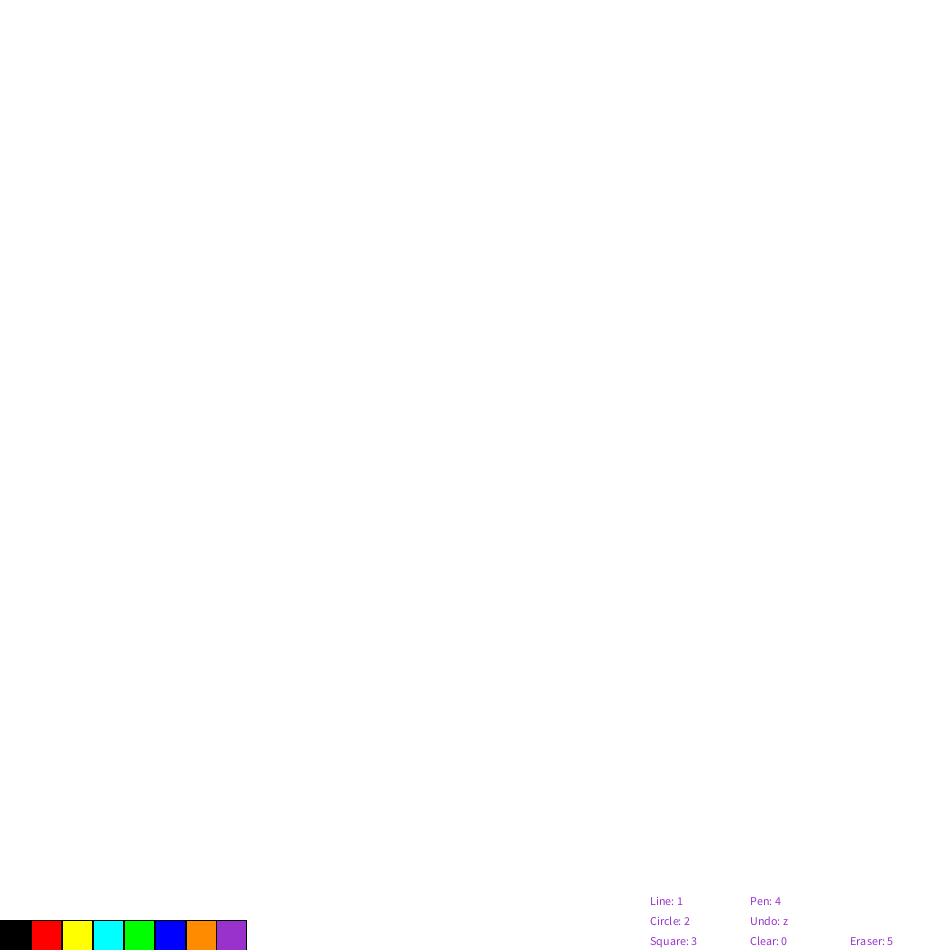
Frame 1 (no input)
Frame 60 (the mouse pressed at the canvas centre just before this capture): identical to frame 1, image omitted
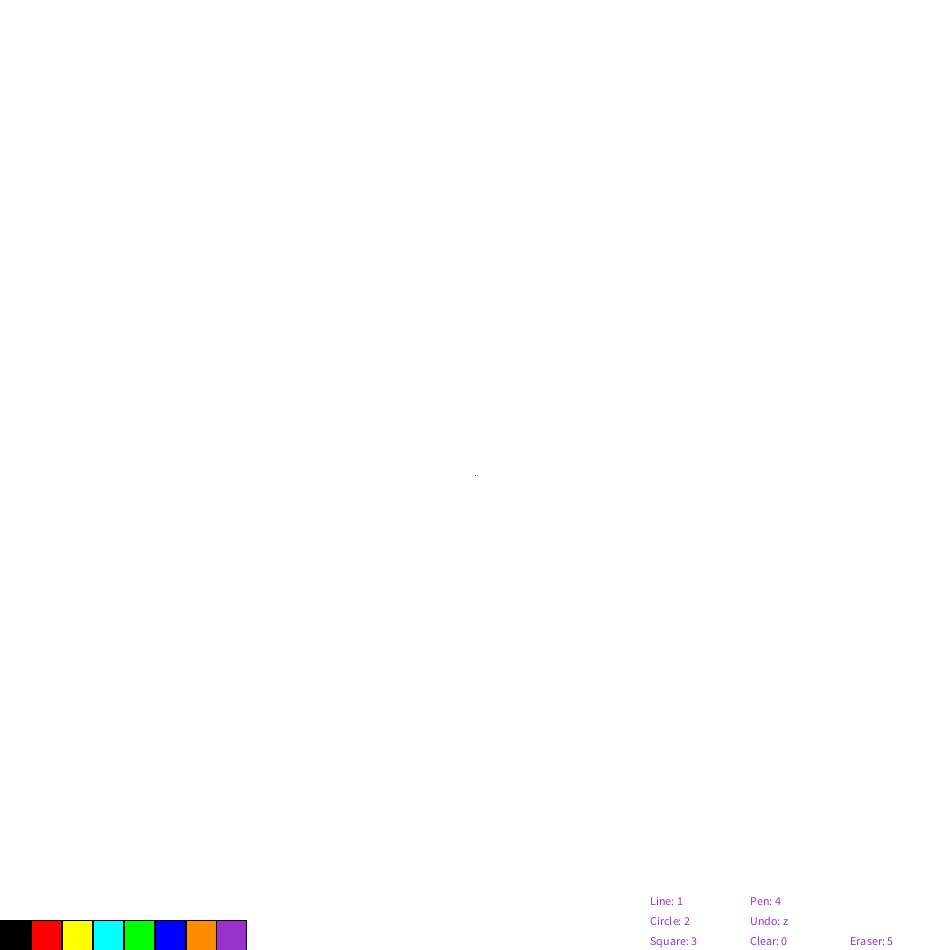
Frame 120 (the mouse held since frame 60 and released just before this capture)

The Processing sketch that drew these frames (run headless with seeded random() and noise(); from frame 60 on, the mouse is pressed at the canvas centre):

// Processing sketch: Paint
// ── Paint.pde
PaintProgram paint;

void setup() {
  size(950, 950);
  paint = new PaintProgram();
}
void draw() {
  background(255);
  paint.display();
  paint.toolbar();
}


void keyPressed() {
  paint.kpressed();
}

void mousePressed() {
  paint.mpressed();
}

void mouseReleased() {
  paint.released();
}

void mouseDragged() {
  paint.dragged();
}


// ── Circle.pde
class Circle implements DrawableObject{
  int radiusx;
  int radiusy;
  int centerx;
  int centery;
  int r;
  int g;
  int b;
  
  Circle(int centerxx, int centeryy, int radiusxx, int radiusyy, int rr, int gg, int bb){
    centerx=centerxx;
    centery=centeryy;
    radiusx=radiusxx;
    radiusy=radiusyy;
    r=rr;
    g=gg;
    b=bb;
  }
  
  void draw(){
    fill(r, g, b);
    stroke(r, g, b);
    ellipse(centerx, centery, abs(radiusx-centerx)*2, abs(radiusy-centery)*2);
  }
  
  void update(){
    radiusx = mouseX;
    radiusy = mouseY;
  }
}
  

// ── DrawableObject.pde
interface DrawableObject{
  void draw();
  void update();
}

// ── Eraser.pde
class Eraser implements DrawableObject{
  int centerx;
  int centery;
  int r;
  int g;
  int b;
  
  Eraser(int centerxx, int centeryy){
    centerx=centerxx;
    centery=centeryy;
  }
  
  void draw(){
    fill(255);
    stroke(255);
    ellipse(centerx, centery, 15, 15);
  }
  
  void update(){
    centerx = mouseX;
    centery = mouseY;
  }
}

// ── Line.pde
class Line implements DrawableObject{
  int startx;
  int starty;
  int endx;
  int endy;
  int r;
  int g;
  int b;
  
  Line(int startxx, int startyy, int endxx, int endyy, int rr, int gg, int bb){
  startx=startxx;
  starty=startyy;
  endx=endxx;
  endy=endyy;
  r=rr;
  g=gg;
  b=bb;
  }
  void draw(){
    stroke(r, g, b);
    line(startx, starty, endx, endy);
  }
  void update(){
    endy=mouseY;
    endx=mouseX;
  }
}

// ── PaintProgram.pde
class PaintProgram {

  ArrayList<DrawableObject> objects;
  int type=1;
  int R;
  int G;
  int B;


  PaintProgram() {
    objects = new ArrayList();
  }

  void display() {
    for (int i=0; i<objects.size(); i=i+1) {
      objects.get(i).draw();
    }
  }
  void toolbar() {
    fill(0);
    stroke(0);
    rect(0, height-30, 30, 30);
    fill(255, 0, 0);
    rect(31, height-30, 30, 30);
    fill(255, 255, 0);
    rect(62, height-30, 30, 30);
    fill(0, 255, 255);
    rect(93, height-30, 30, 30);
    fill(0, 255, 0);
    rect(124, height-30, 30, 30);
    fill(0, 0, 255);
    rect(155, height-30, 30, 30);
    fill(255, 140, 0);
    rect(186, height-30, 30, 30);
    fill(153, 50, 204);
    rect(216, height-30, 30, 30);
    text("Line: 1", width-300, height-45);
    text("Circle: 2", width-300, height-25);
    text("Square: 3", width-300, height-5);
    text("Pen: 4", width-200, height-45);
    text("Undo: z", width-200, height-25);
    text("Clear: 0", width-200, height-5);
    text("Eraser: 5", width-100, height-5);
  }

  void kpressed() {
    if (key=='1') {
      type=1;
    }
    if (key=='2') {
      type=2;
    }
    if (key=='3') {
      type=3;
    }
    if (key=='4') {
      type=4;
    }
    if (key=='5'){
      type=5;
    }
    if (key=='z') {
      objects.remove(objects.size()-1);
    }
    if (key=='0') {
      for (int i=objects.size()-1; i>=0; i--) {
        objects.remove(i);
      }
    }
  }

  void mpressed() {
    if (type==1) {
      objects.add(new Line(mouseX, mouseY, mouseX, mouseY, R, G, B));
    }
    if (type==2) {
      objects.add(new Circle(mouseX, mouseY, mouseX, mouseY, R, G, B));
    }
    if (type==3) {
      objects.add(new Square(mouseX, mouseY, mouseX, mouseY, R, G, B));
    }
    if (mouseY>height-30 && mouseX<31 && mouseX>0) {
      R=0;
      G=0;
      B=0;
    }
    if (mouseY>height-30 && mouseX<62 && mouseX>31) {
      R=255;
      G=0;
      B=0;
    }
    if (mouseY>height-30 && mouseX<93 && mouseX>62){
      R=255;
      G=255;
      B=0;
    }
    if (mouseY>height-30 && mouseX<124 && mouseX>93){
      R=0;
      G=255;
      B=255;
    }
    if (mouseY>height-30 && mouseX<155 && mouseX>124){
      R=0;
      G=255;
      B=0;
    }
    if (mouseY>height-30 && mouseX<186 && mouseX>155){
      R=0;
      G=0;
      B=255;
    }
    if (mouseY>height-30 && mouseX<217 && mouseX>186){
      R=255;
      G=140;
      B=0;
    }
    if (mouseY>height-30 && mouseX<248 && mouseX>217){
      R=153;
      G=50;
      B=204;
    }    
  }

  void released() {
  }

  void dragged() {
    if (type==4) {
      objects.add(new Pen(mouseX, mouseY, R, G, B));
    }
    if (type==5){
        objects.add(new Eraser(mouseX, mouseY));
    }
    objects.get(objects.size()-1).update();
  }
}


// ── Pen.pde
class Pen implements DrawableObject{
  int centerx;
  int centery;
  int r;
  int g;
  int b;
  
  Pen(int centerxx, int centeryy, int rr, int gg, int bb){
    centerx=centerxx;
    centery=centeryy;
    r=rr;
    g=gg;
    b=bb;
  }
  
  void draw(){
    fill(r, g, b);
    stroke(r, g, b);
    ellipse(centerx, centery, 15, 15);
  }
  
  void update(){
    centerx = mouseX;
    centery = mouseY;
  }
}

// ── Square.pde
class Square implements DrawableObject{
  int cornerx;
  int cornery;
  int sidex;
  int sidey;
  int r;
  int g;
  int b;
  
  Square(int cornerxx, int corneryy, int sidexx, int sideyy, int rr, int gg, int bb){
    cornerx=cornerxx;
    cornery=corneryy;
    sidex=sidexx;
    sidey=sideyy;
    r=rr;
    g=gg;
    b=bb;
  }
  
  void draw(){
    fill(r, g, b);
    stroke(r, g, b);
    rect(cornerx, cornery, sidex-cornerx, sidey-cornery);
  }
  
  void update(){
    sidex=mouseX;
    sidey=mouseY;
  }
}
